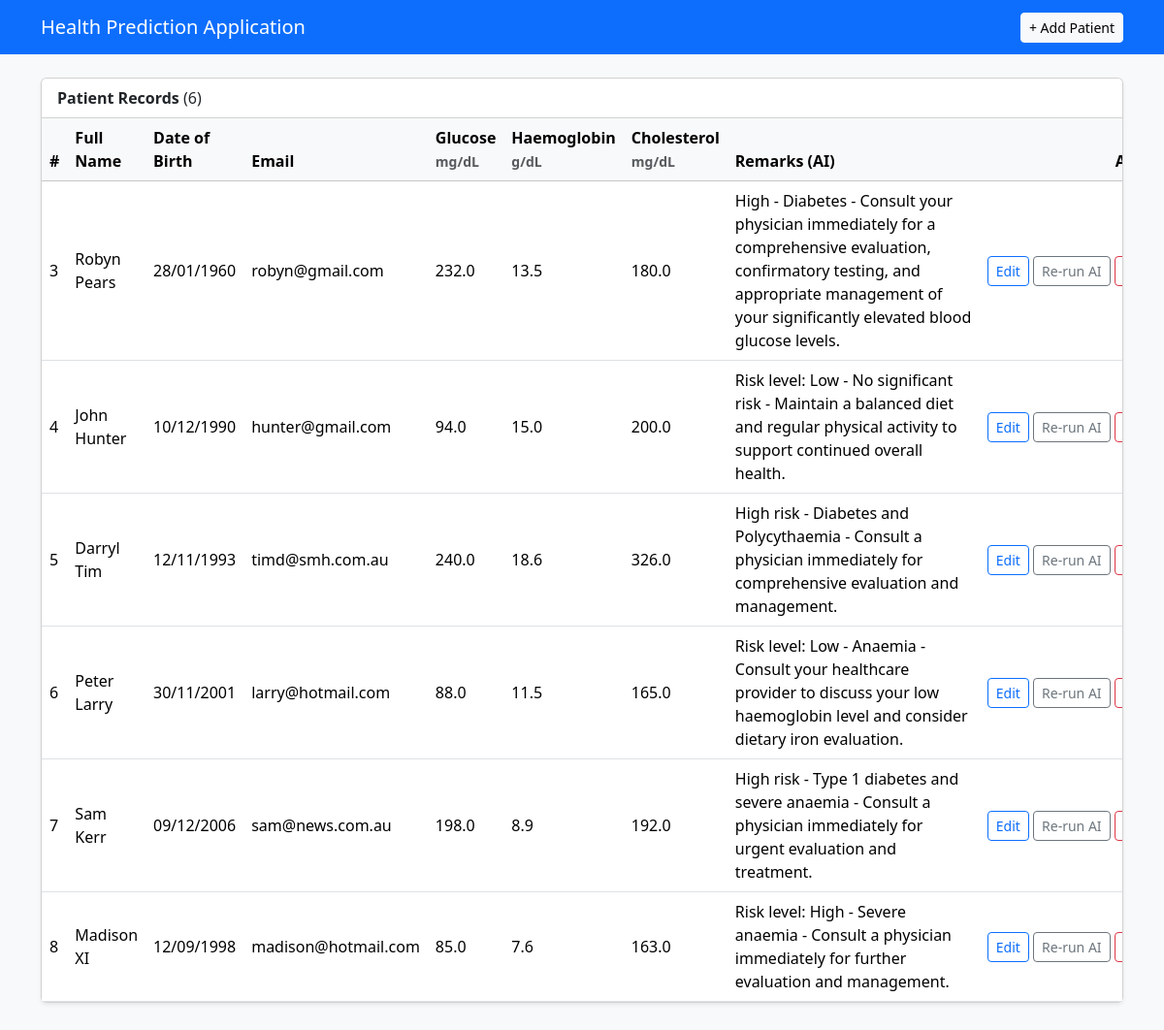
The page / on the database its author committed.
### tables this page shows
CREATE TABLE patients (
    id          INTEGER PRIMARY KEY AUTOINCREMENT,
    full_name   TEXT NOT NULL,
    dob         TEXT NOT NULL,                     -- stored as ISO yyyy-mm-dd
    email       TEXT NOT NULL UNIQUE COLLATE NOCASE,
    glucose     REAL NOT NULL,
    haemoglobin REAL NOT NULL,
    cholesterol REAL NOT NULL,
    remarks     TEXT NOT NULL DEFAULT ''
);

### app.py (the view)
@app.route("/")
def index():
    return render_template("index.html", patients=db.get_all_patients())

### app.py (called while the page is built)
@app.template_filter("ddmmyyyy")
def ddmmyyyy(iso_text: str) -> str:
    return date.fromisoformat(iso_text).strftime("%d/%m/%Y")

### database.py (called while the page is built)
def get_conn(db_path=DB_PATH):
    conn = sqlite3.connect(db_path)
    conn.row_factory = sqlite3.Row
    return conn

def get_all_patients(db_path=DB_PATH):
    with get_conn(db_path) as conn:
        return conn.execute("SELECT * FROM patients ORDER BY id").fetchall()

### template/index.html
{% extends "base.html" %}
{% block content %}
<div class="card shadow-sm">
  <div class="card-header bg-white"><strong>Patient Records</strong> ({{ patients|length }})</div>
  <div class="table-responsive">
    <table class="table table-hover align-middle mb-0">
      <thead class="table-light">
        <tr>
          <th>#</th><th>Full Name</th><th>Date of Birth</th><th>Email</th>
          <th>Glucose<br><small class="text-muted">mg/dL</small></th>
          <th>Haemoglobin<br><small class="text-muted">g/dL</small></th>
          <th>Cholesterol<br><small class="text-muted">mg/dL</small></th>
          <th style="min-width: 260px;">Remarks (AI)</th>
          <th class="text-end">Actions</th>
        </tr>
      </thead>
      <tbody>
        {% for p in patients %}
        <tr>
          <td>{{ p.id }}</td>
          <td>{{ p.full_name }}</td>
          <td>{{ p.dob|ddmmyyyy }}</td>
          <td>{{ p.email }}</td>
          <td>{{ p.glucose }}</td>
          <td>{{ p.haemoglobin }}</td>
          <td>{{ p.cholesterol }}</td>
          <td>{{ p.remarks }}</td>
          <td class="text-end text-nowrap">
            <a class="btn btn-sm btn-outline-primary" href="{{ url_for('edit', patient_id=p.id) }}">Edit</a>
            <form class="d-inline" method="post" action="{{ url_for('predict', patient_id=p.id) }}">
              <button class="btn btn-sm btn-outline-secondary" type="submit">Re-run AI</button>
            </form>
            <form class="d-inline" method="post" action="{{ url_for('delete', patient_id=p.id) }}"
                  onsubmit="return confirm('Delete record for {{ p.full_name }}?');">
              <button class="btn btn-sm btn-outline-danger" type="submit">Delete</button>
            </form>
          </td>
        </tr>
        {% else %}
        <tr><td colspan="9" class="text-center text-muted py-4">No records yet. Click "Add Patient".</td></tr>
        {% endfor %}
      </tbody>
    </table>
  </div>
</div>
{% endblock %}

### template/base.html (shortened to what this page needs)
<!doctype html>
<html lang="en">
<head>
  <link href="https://cdn.jsdelivr.net/npm/bootstrap@5.3.3/dist/css/bootstrap.min.css" rel="stylesheet">
</head>
<body class="bg-light">
<nav class="navbar navbar-dark bg-primary mb-4">
  <div class="container">
    <a class="navbar-brand" href="{{ url_for('index') }}">Health Prediction Application</a>
    <a class="btn btn-light btn-sm" href="{{ url_for('add') }}">+ Add Patient</a>
  </div>
</nav>
<main class="container pb-5">
  {% block content %}{% endblock %}
</main>
</body>
</html>

### rows shown on the page
patients: id "3", full_name "Robyn Pears", dob|ddmmyyyy "28/01/1960", email "robyn@gmail.com", glucose "232.0", haemoglobin "13.5", cholesterol "180.0", remarks "High - Diabetes - Consult your physician immediately for a comprehensive evaluation, confirmatory testing, and appropriate management of your significantly elevated blood glucose levels."
patients: id "4", full_name "John Hunter", dob|ddmmyyyy "10/12/1990", email "hunter@gmail.com", glucose "94.0", haemoglobin "15.0", cholesterol "200.0", remarks "Risk level: Low - No significant risk - Maintain a balanced diet and regular physical activity to support continued overall health."
patients: id "5", full_name "Darryl Tim", dob|ddmmyyyy "12/11/1993", email "timd@smh.com.au", glucose "240.0", haemoglobin "18.6", cholesterol "326.0", remarks "High risk - Diabetes and Polycythaemia - Consult a physician immediately for comprehensive evaluation and management."
patients: id "6", full_name "Peter Larry", dob|ddmmyyyy "30/11/2001", email "larry@hotmail.com", glucose "88.0", haemoglobin "11.5", cholesterol "165.0", remarks "Risk level: Low - Anaemia - Consult your healthcare provider to discuss your low haemoglobin level and consider dietary iron evaluation."
patients: id "7", full_name "Sam Kerr", dob|ddmmyyyy "09/12/2006", email "sam@news.com.au", glucose "198.0", haemoglobin "8.9", cholesterol "192.0", remarks "High risk - Type 1 diabetes and severe anaemia - Consult a physician immediately for urgent evaluation and treatment."
patients: id "8", full_name "Madison XI", dob|ddmmyyyy "12/09/1998", email "madison@hotmail.com", glucose "85.0", haemoglobin "7.6", cholesterol "163.0", remarks "Risk level: High - Severe anaemia - Consult a physician immediately for further evaluation and management."

### other values the page prints
{{ patients|length }} "6"
